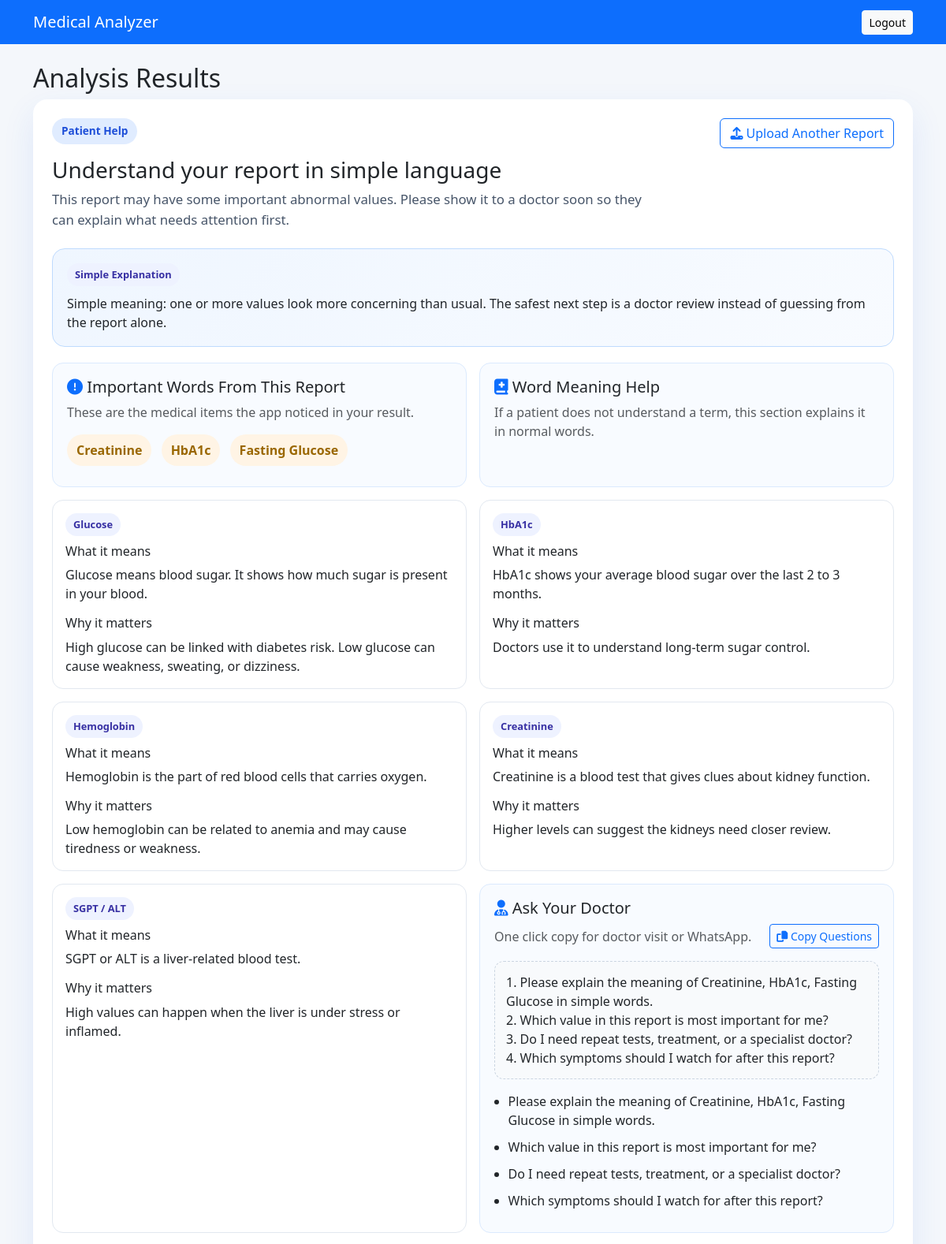
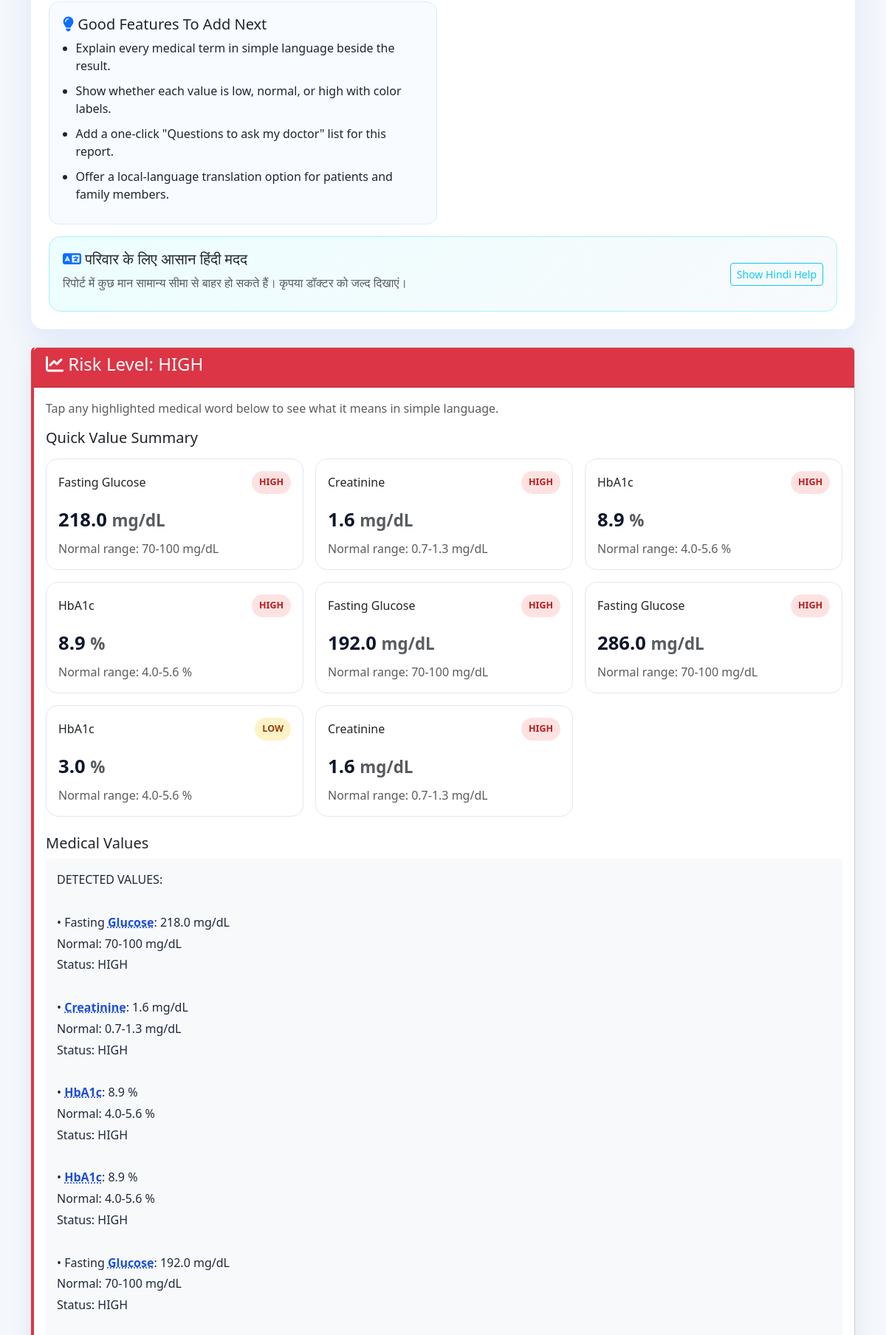
The app's page /analysis/13 (signed in, upper part) with its own data (2 pictures, top to bottom).
### tables this page shows
CREATE TABLE analysis_results (
        id INTEGER PRIMARY KEY AUTOINCREMENT, report_id INTEGER NOT NULL,
        extracted_text TEXT, medical_values TEXT, abnormal_findings TEXT,
        risk_level TEXT, suggestions TEXT,
        analysis_date TIMESTAMP DEFAULT CURRENT_TIMESTAMP,
        FOREIGN KEY (report_id) REFERENCES reports (id));

### app.py (the view)
@app.route('/analysis/<int:report_id>')
@login_required
def view_analysis(report_id):
    conn = get_db_connection()
    report = conn.execute('''SELECT r.*, a.* FROM reports r
                            LEFT JOIN analysis_results a ON r.id = a.report_id
                            WHERE r.id = ? AND r.user_id = ?''',
                         (report_id, session['user_id'])).fetchone()
    conn.close()
    if not report:
        flash('Not found', 'danger')
        return redirect(url_for('dashboard'))
    guidance = build_patient_guidance(report)
    structured_values = parse_medical_values(report['medical_values'] or '')
    language_support = build_local_language_support(report, guidance)
    interactive_report = {
        'medical_values': annotate_medical_text(report['medical_values'] or ''),
        'abnormal_findings': annotate_medical_text(report['abnormal_findings'] or ''),
        'suggestions': annotate_medical_text(report['suggestions'] or '')
    }
    return render_template(
        'analysis.html',
        report=report,
        guidance=guidance,
        interactive_report=interactive_report,
        structured_values=structured_values,
        language_support=language_support
    )

### app.py (called while the page is built)
def get_db_connection():
    conn = sqlite3.connect(DATABASE)
    conn.row_factory = sqlite3.Row
    return conn

def login_required(f):
    @wraps(f)
    def decorated_function(*args, **kwargs):
        if 'user_id' not in session:
            flash('Please login', 'warning')
            return redirect(url_for('login'))
        return f(*args, **kwargs)
    return decorated_function

def extract_attention_items(abnormal_findings):
    if not abnormal_findings:
        return []
    match = re.search(r'Attention:\s*(.+)', abnormal_findings, re.IGNORECASE)
    if not match:
        return []
    items = []
    for item in match.group(1).split(','):
        cleaned = item.strip().strip('.')
        if cleaned:
            items.append(cleaned)
    return items

def extract_report_terms(report):
    text = ' '.join([
        report['medical_values'] or '',
        report['abnormal_findings'] or '',
        report['suggestions'] or ''
    ]).lower()
    found_terms = []
    for item in get_medical_term_library():
        if any(token in text for token in item['aliases']):
            found_terms.append({
                'term': item['term'],
                'meaning': item['meaning'],
                'why_it_matters': item['why_it_matters']
            })
    return found_terms[:5]

### templates/analysis.html (shortened to what this page needs)
<!DOCTYPE html>
<html>
<head>
    <link href="https://cdn.jsdelivr.net/npm/bootstrap@5.3.0/dist/css/bootstrap.min.css" rel="stylesheet">
    <link rel="stylesheet" href="https://cdnjs.cloudflare.com/ajax/libs/font-awesome/6.4.0/css/all.min.css">
</head>
<body>
    <nav class="navbar navbar-dark bg-primary">
        <div class="container">
            <a class="navbar-brand" href="{{ url_for('dashboard') }}">Medical Analyzer</a>
            <a href="{{ url_for('logout') }}" class="btn btn-light btn-sm">Logout</a>
        </div>
    </nav>
    <div class="container mt-4">
        <h2>Analysis Results</h2>
        <div class="card guide-card mb-4">
            <div class="card-body p-4">
                <div class="d-flex flex-wrap justify-content-between align-items-start gap-3">
                    <div>
                        <span class="guide-badge">Patient Help</span>
                        <h3 class="mt-3 mb-2">Understand your report in simple language</h3>
                        <p class="hero-note mb-0">{{ guidance.summary }}</p>
                    </div>
                    <a href="{{ url_for('upload') }}" class="btn btn-outline-primary">
                        <i class="fas fa-upload"></i> Upload Another Report
                    </a>
                </div>
                <div class="simple-box mt-4">
                    <span class="mini-label">Simple Explanation</span>
                    <p class="mb-0">{{ guidance.simple_explanation }}</p>
                </div>
                <div class="row g-3 mt-1">
                    {% if guidance.attention_items %}
                    <div class="col-md-6">
                        <div class="panel">
                            <h5><i class="fas fa-circle-exclamation text-primary"></i> Important Words From This Report</h5>
                            <p class="text-muted">These are the medical items the app noticed in your result.</p>
                            {% for item in guidance.attention_items %}
                            <span class="attention-chip">{{ item }}</span>
                            {% endfor %}
                        </div>
                    </div>
                    {% endif %}
                    {% if guidance.known_terms %}
                    <div class="col-md-6">
                        <div class="panel">
                            <h5><i class="fas fa-book-medical text-primary"></i> Word Meaning Help</h5>
                            <p class="text-muted mb-0">If a patient does not understand a term, this section explains it in normal words.</p>
                        </div>
                    </div>
                    {% for term in guidance.known_terms %}
                    <div class="col-md-6">
                        <div class="term-card">
                            <span class="mini-label">{{ term.term }}</span>
                            <h6>What it means</h6>
                            <p>{{ term.meaning }}</p>
                            <h6>Why it matters</h6>
                            <p class="mb-0">{{ term.why_it_matters }}</p>
                        </div>
                    </div>
                    {% endfor %}
                    {% endif %}
                    <div class="col-md-6">
                        <div class="panel">
                            <h5><i class="fas fa-user-doctor text-primary"></i> Ask Your Doctor</h5>
                            <div class="tool-row mb-3">
                                <p class="text-muted mb-0">One click copy for doctor visit or WhatsApp.</p>
                                <button type="button" class="btn btn-sm btn-outline-primary" id="copy-questions-btn">
                                    <i class="fas fa-copy"></i> Copy Questions
                                </button>
                            </div>
                            <div class="copy-area mb-3" id="doctor-questions-copy-text">
                                {% for item in guidance.doctor_questions %}
                                <div>{{ loop.index }}. {{ item }}</div>
                                {% endfor %}
                            </div>
                            <ul class="guide-list">
                                {% for item in guidance.doctor_questions %}
                                <li>{{ item }}</li>
                                {% endfor %}
                            </ul>
                        </div>
                    </div>
                    <div class="col-md-6">
                        <div class="panel">
                            <h5><i class="fas fa-lightbulb text-primary"></i> Good Features To Add Next</h5>
                            <ul class="guide-list">
                                {% for item in guidance.patient_features %}
                                <li>{{ item }}</li>
                                {% endfor %}
                            </ul>
                        </div>
                    </div>
                    <div class="col-12">
                        <div class="lang-box">
                            <div class="tool-row">
                                <div>
                                    <h5><i class="fas fa-language text-primary"></i> {{ language_support.title }}</h5>
                                    <p class="mb-2 text-muted">{{ language_support.summary }}</p>
                                </div>
                                <button type="button" class="btn btn-sm btn-outline-info" id="toggle-hindi-btn">
                                    Show Hindi Help
                                </button>
                            </div>
                        </div>
                    </div>
                </div>
            </div>
        </div>
        <div class="card result-card risk-{{ report.risk_level }}">
            <div class="card-header bg-{{ 'danger' if report.risk_level == 'HIGH' else 'warning' if report.risk_level == 'MEDIUM' else 'success' }} text-white">
                <h4><i class="fas fa-chart-line"></i> Risk Level: {{ report.risk_level }}</h4>
            </div>
            <div class="card-body">
                <p class="text-muted">Tap any highlighted medical word below to see what it means in simple language.</p>
                {% if structured_values %}
                <h5 class="mb-3">Quick Value Summary</h5>
                <div class="row g-3 mb-4">
                    {% for item in structured_values %}
                    <div class="col-md-6 col-lg-4">
                        <div class="value-card">
                            <div class="tool-row">
                                <h6 class="mb-0">{{ item.test }}</h6>
                                <span class="status-pill status-{{ item.status_class }}">{{ item.status }}</span>
                            </div>
                            <div class="value-reading mt-3">{{ item.value }} <small class="text-muted">{{ item.unit }}</small></div>
                            <p class="text-muted mb-0 mt-2">Normal range: {{ item.range }}</p>
                        </div>
                    </div>
                    {% endfor %}
                </div>
                {% endif %}
                <h5>Medical Values</h5>
                <div class="report-text">{{ interactive_report.medical_values }}</div>
            </div>
        </div>
    </div>
</body>
</html>

### templates/analysis.html (style rules this page uses)
body { background: #f4f7fb; }
.result-card { margin-bottom: 20px; border-left: 4px solid #007bff; box-shadow: 0 10px 30px rgba(15, 23, 42, 0.08); }
.risk-HIGH { border-left-color: #dc3545; }
.guide-card { border: 0; border-radius: 18px; box-shadow: 0 16px 40px rgba(37, 99, 235, 0.10); }
.guide-badge { display: inline-block; padding: 6px 12px; border-radius: 999px; background: #e0ecff; color: #1d4ed8; font-size: 0.85rem; font-weight: 600; }
.guide-list { padding-left: 1.1rem; margin-bottom: 0; }
.guide-list li { margin-bottom: 10px; }
.panel { height: 100%; padding: 18px; border-radius: 14px; background: #f8fbff; border: 1px solid #dbeafe; }
.attention-chip { display: inline-block; padding: 8px 12px; margin: 0 8px 8px 0; border-radius: 999px; background: #fff4e5; color: #9a6700; font-weight: 600; }
.hero-note { font-size: 1.05rem; color: #475569; max-width: 760px; }
.simple-box { background: linear-gradient(135deg, #eff6ff, #f8fbff); border: 1px solid #bfdbfe; border-radius: 16px; padding: 18px; }
.term-card { height: 100%; border: 1px solid #e2e8f0; border-radius: 14px; padding: 16px; background: #ffffff; }
.term-card h6 { margin-bottom: 8px; font-size: 1rem; }
.mini-label { display: inline-block; margin-bottom: 10px; padding: 5px 10px; border-radius: 999px; background: #eef2ff; color: #3730a3; font-size: 0.8rem; font-weight: 700; }
.report-text { background: #f8f9fa; padding: 15px; border-radius: 8px; line-height: 1.8; color: #1e293b; }
.term-trigger { display: inline; padding: 0; border: 0; background: none; color: #1d4ed8; font-weight: 700; text-decoration: underline; text-decoration-style: dotted; cursor: pointer; }
.value-card { height: 100%; border: 1px solid #e2e8f0; border-radius: 16px; background: #ffffff; padding: 16px; }
.value-reading { font-size: 1.6rem; font-weight: 700; color: #0f172a; }
.status-pill { display: inline-block; padding: 6px 10px; border-radius: 999px; font-size: 0.78rem; font-weight: 700; }
.status-warning { background: #fef3c7; color: #92400e; }
.status-danger { background: #fee2e2; color: #b91c1c; }
.tool-row { display: flex; flex-wrap: wrap; gap: 12px; align-items: center; justify-content: space-between; }
.copy-area { background: #f8fafc; border: 1px dashed #cbd5e1; border-radius: 12px; padding: 14px; }
.lang-box { background: linear-gradient(135deg, #ecfeff, #f8fafc); border: 1px solid #a5f3fc; border-radius: 16px; padding: 18px; }

### records on screen
analysis_results: risk_level "HIGH", test "Fasting Glucose", status "HIGH", value "218.0", unit "mg/dL", range "70-100 mg/dL", test "Creatinine", value "1.6", range "0.7-1.3 mg/dL", test "HbA1c", value "8.9", unit "%", range "4.0-5.6 %", value "192.0", value "286.0"

### other values on screen
{{ guidance.summary }} "This report may have some important abnormal values. Please show it to a doctor soon so they can explain what needs attention first."
{{ guidance.simple_explanation }} "Simple meaning: one or more values look more concerning than usual. The safest next step is a doctor review instead of guessing from the report alone."
{{ item }} "Creatinine" "HbA1c" "Fasting Glucose"
{{ term.term }} "Glucose" "HbA1c" "Hemoglobin" "Creatinine" "SGPT / ALT"
{{ term.meaning }} "Glucose means blood sugar. It shows how much sugar is present in your blood." "HbA1c shows your average blood sugar over the last 2 to 3 months." "Hemoglobin is the part of red blood cells that carries oxygen." "Creatinine is a blood test that gives clues about kidney function." "SGPT or ALT is a liver-related blood test."
{{ term.why_it_matters }} "High glucose can be linked with diabetes risk. Low glucose can cause weakness, sweating, or dizziness." "Doctors use it to understand long-term sugar control." "Low hemoglobin can be related to anemia and may cause tiredness or weakness." "Higher levels can suggest the kidneys need closer review." "High values can happen when the liver is under stress or inflamed."
{{ item }} "Please explain the meaning of Creatinine, HbA1c, Fasting Glucose in simple words." "Which value in this report is most important for me?" "Do I need repeat tests, treatment, or a specialist doctor?" "Which symptoms should I watch for after this report?"
{{ item }} "Explain every medical term in simple language beside the result." "Show whether each value is low, normal, or high with color labels." "Add a one-click \"Questions to ask my doctor\" list for this report." "Offer a local-language translation option for patients and family members."
{{ language_support.title }} "परिवार के लिए आसान हिंदी मदद"
{{ language_support.summary }} "रिपोर्ट में कुछ मान सामान्य सीमा से बाहर हो सकते हैं। कृपया डॉक्टर को जल्द दिखाएं।"
{{ item.test }} "HbA1c"
{{ item.status }} "LOW"
{{ item.value }} "3.0"
{{ item.unit }} "%"
{{ item.range }} "4.0-5.6 %"
